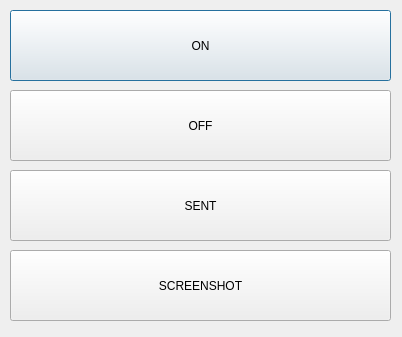
<?xml version="1.0" encoding="UTF-8"?>
<ui version="4.0">
 <class>Dialog</class>
 <widget class="QDialog" name="Dialog">
  <property name="geometry">
   <rect>
    <x>0</x>
    <y>0</y>
    <width>402</width>
    <height>337</height>
   </rect>
  </property>
  <property name="windowTitle">
   <string>Dialog</string>
  </property>
  <widget class="QPushButton" name="Start">
   <property name="geometry">
    <rect>
     <x>10</x>
     <y>10</y>
     <width>381</width>
     <height>71</height>
    </rect>
   </property>
   <property name="autoFillBackground">
    <bool>false</bool>
   </property>
   <property name="text">
    <string>ON</string>
   </property>
  </widget>
  <widget class="QPushButton" name="Cancel">
   <property name="geometry">
    <rect>
     <x>10</x>
     <y>90</y>
     <width>381</width>
     <height>71</height>
    </rect>
   </property>
   <property name="text">
    <string>OFF</string>
   </property>
  </widget>
  <widget class="QPushButton" name="Sent">
   <property name="geometry">
    <rect>
     <x>10</x>
     <y>170</y>
     <width>381</width>
     <height>71</height>
    </rect>
   </property>
   <property name="text">
    <string>SENT</string>
   </property>
  </widget>
  <widget class="QPushButton" name="Screenshot">
   <property name="geometry">
    <rect>
     <x>10</x>
     <y>250</y>
     <width>381</width>
     <height>71</height>
    </rect>
   </property>
   <property name="text">
    <string>SCREENSHOT</string>
   </property>
  </widget>
 </widget>
 <resources/>
 <connections/>
</ui>
